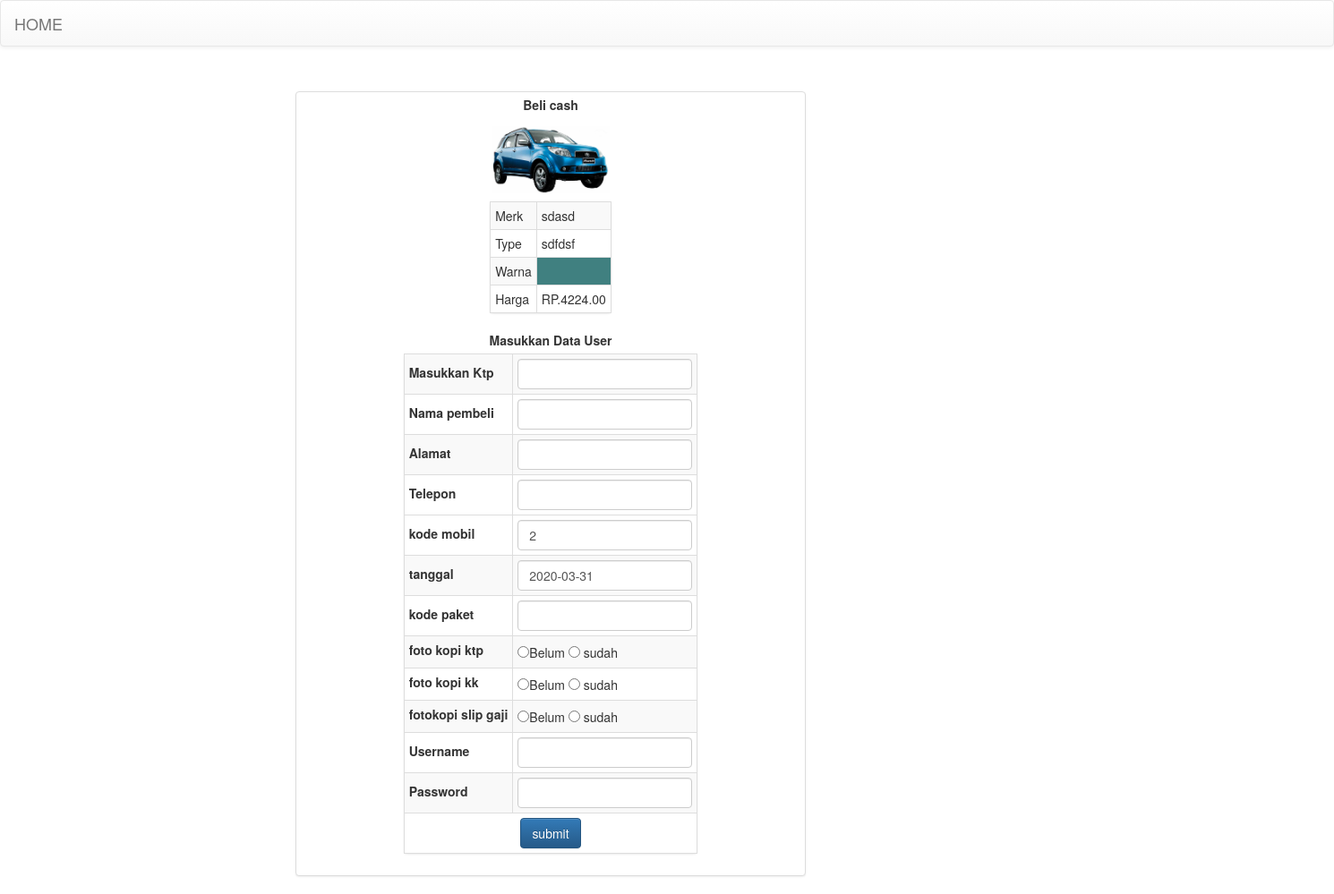
Screenshot of /beli/form_beli_kredit.php?id=2 with the database file from the repository.
### tables this page shows
CREATE TABLE IF NOT EXISTS `mobil` (
  `kode_mobil` int(11) NOT NULL AUTO_INCREMENT,
  `merk` varchar(30) NOT NULL,
  `type` varchar(30) NOT NULL,
  `warna` varchar(40) NOT NULL,
  `harga_mobil` decimal(10,2) NOT NULL,
  `gambar` varchar(200) NOT NULL,
  PRIMARY KEY (`kode_mobil`)
);

### beli/form_beli_kredit.php (the view, shortened to what this page needs)
<!DOCTYPE html PUBLIC "-//W3C//DTD XHTML 1.0 Transitional//EN" "http://www.w3.org/TR/xhtml1/DTD/xhtml1-transitional.dtd">
<html xmlns="http://www.w3.org/1999/xhtml">
<head>
<link href="../bootstrap-3.3.2-dist/css/bootstrap.css" rel="stylesheet" />
<link href="../bootstrap-3.3.2-dist/css/bootstrap.min.css" rel="stylesheet" />
<link href="../bootstrap-3.3.2-dist/css/bootstrap-theme.css" rel="stylesheet" />
<link href="../bootstrap-3.3.2-dist/css/bootstrap-theme.min.css" rel="stylesheet" />
</head>
<body>
<nav class="navbar navbar-default">
  <div class="container-fluid">
    <div class="navbar-header">
      <a class="navbar-brand" href="../index.php">HOME</a>
          </div>
</nav>
<?php
$id=$_GET['id'];
$query=mysql_query("select * from mobil where kode_mobil='$id'")or die (mysql_error());
$data=mysql_fetch_array($query);
$tanggalbayar['cash_tgl']=date("Y-m-d");
?>
<div align="center" style="margin-top:50px; margin-left:310px;">
<div class="container">
<div class="col-xs-6">
<div class="row">
<div class="thumbnail">
<label>Beli cash</label>
<img class="caption" src="../admin/gambar/<?php echo $data['gambar']; ?>" height="250" width="150" />
<table align="center" class="table-condensed table-bordered list-group table-striped table-hover">
<tr>
<td>Merk</td>
<td><?php echo $data['merk']; ?></td>
</tr>
<tr>
<td>Type</td>
<td><?php echo $data['type']; ?></td>
</tr>
<tr>
<td>Warna</td>
<td bgcolor="<?php echo $data['warna']; ?>"></td>
</tr>
<tr>
<td>Harga</td>
<td>RP.<?php echo $data['harga_mobil']; ?></td>
</tr>
</table>
<center>
<label>Masukkan Data User</label>
</center>
<form action="beli_kredit.php" method="post">
<table align="center" class="table-condensed table-bordered list-group table-striped table-hover">
<tr>
<td><label>Masukkan Ktp</label></td>
<td><input class="form-control" type="text" name="ktp" /></td>
</tr>
<tr>
<td><label>Nama pembeli</label></td>
<td><input class="form-control" type="text" name="nama_pembeli" /></td>
</tr>
<tr>
<td><label>Alamat</label></td>
<td><input class="form-control" type="text" name="alamat_pembeli" /></td>
</tr>
<tr>
<td><label>Telepon</label></td>
<td><input class="form-control" type="text" name="telp_pembeli" /></td>
</tr>
<tr>
<tr>
<td><label>kode mobil</label></td>
<td><input class="form-control" type="text" name="kode_mobil" value="<?php echo $id; ?>" /></td>
</tr>
<tr>
<td><label>tanggal</label></td>
<td><input class="form-control" type="text" name="tgl_kredit" value="<?php echo $tanggalbayar['cash_tgl']; ?>"  /></td>
</tr>
<tr>
<td><label>kode paket</label></td>
<td><input class="form-control" type="text" name="kode_paket" /></td>
</tr>
</tr>
<tr>
<td><label>foto kopi ktp</label></td>
<td><input type="radio" value="belum"  name="fotokopi_ktp" />Belum <input name="fotokopi_ktp" type="radio" value="sudah" /> sudah</td>
</tr>
<tr>
<td><label>foto kopi kk</label></td>
<td><input type="radio" value="belum"  name="fotokopi_ktp" />Belum <input name="fotokopi_kk" type="radio" value="sudah" /> sudah</td>
</tr>
<tr>
<td><label>fotokopi slip gaji</label></td>
<td><input type="radio" value="belum"  name="fotokopi_ktp" />Belum <input name="fotokopi_slip_gaji" type="radio" value="sudah" /> sudah</td>
</tr>
<tr>
<td><label>Username</label></td>
<td><input class="form-control" type="text" name="username" /></td>
</tr>
<tr>
<td><label>Password</label></td>
<td><input class="form-control" type="text" name="password" /></td>
</tr>
<tr>
<td colspan="2" align="center"><input class="btn btn-primary" type="submit" value="submit" /></td>
</tr>
</table>
</form>
</div>
</div>
</div>
</div>
</div>
</body>
</html>

### rows the page displays
mobil: gambar (picture), merk "sdasd", type "sdfdsf", harga_mobil "4224.00"
